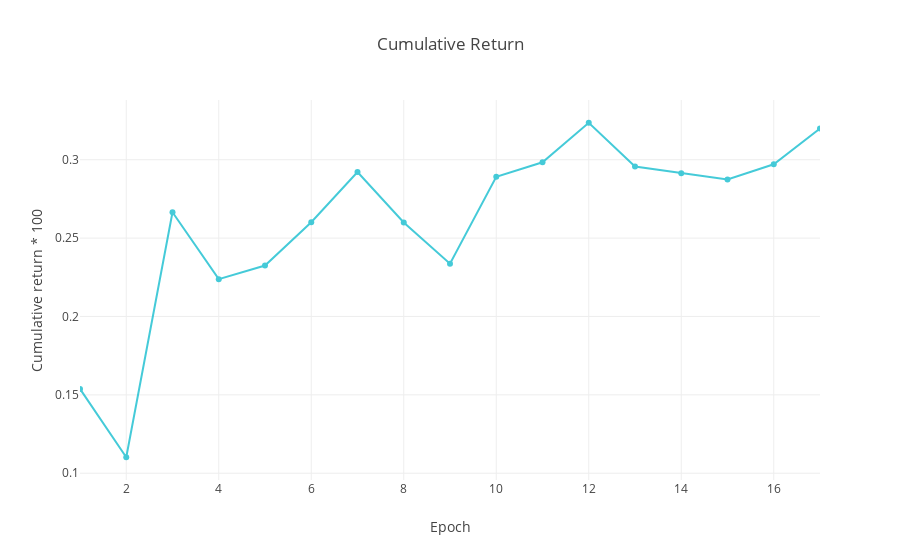

This figure's notebook cell:
### Markdown cell above
## Training market simulator

### Code cell
# cum_returns = map(lambda cum_returns: cum_returns * 100, cum_returns)
plot_cum = plot_cum_return(epochs, cum_returns, output_type='nb')
iplot(plot_cum)

### Figure 1 — Plotly figure (JSON) as saved in the notebook; plotly's stock layout.template omitted (floating-point values rounded to 4 significant figures)
{"data": [{"line": {"color": "#17BECF"}, "name": "CR", "opacity": 0.8, "type": "scatter", "uid": "90d69ee8-e27c-4f17-a6fd-4f7e274c2fe5", "x": [1, 2, 3, 4, 5, 6, 7, 8, 9, 10, 11, 12, 13, 14, 15, 16, 17], "y": [0.1538, 0.1102, 0.2665, 0.2238, 0.2325, 0.2601, 0.2922, 0.26, 0.2337, 0.2891, 0.2984, 0.3236, 0.2957, 0.2914, 0.2874, 0.2971, 0.3199]}], "layout": {"autosize": true, "title": {"text": "Cumulative Return"}, "xaxis": {"range": [1, 17], "rangeselector": {"buttons": [{"count": 1, "label": "1m", "step": "month", "stepmode": "backward"}, {"count": 6, "label": "6m", "step": "month", "stepmode": "backward"}, {"step": "all"}]}, "title": {"text": "Epoch"}, "type": "linear"}, "yaxis": {"autorange": true, "range": [0.09457, 0.3392], "title": {"text": "Cumulative return * 100"}, "type": "linear"}}}
